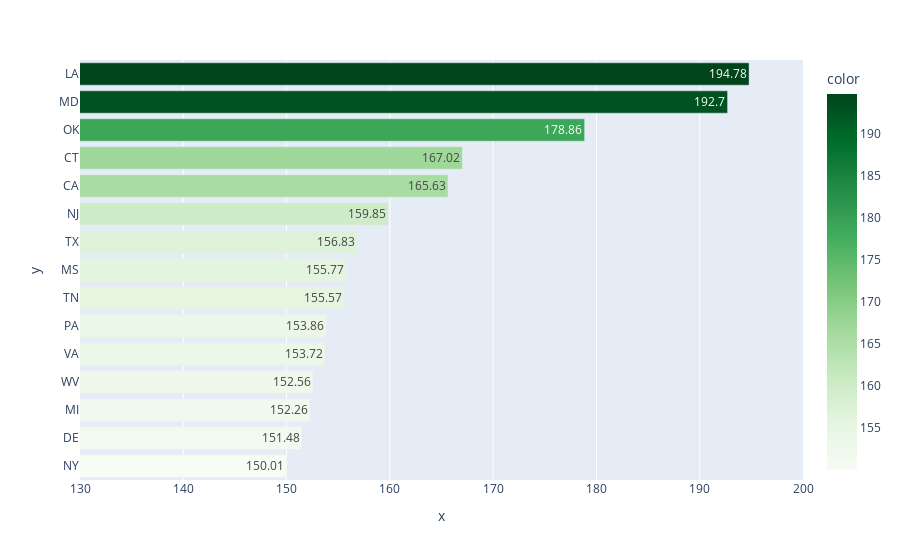

Notebook code cell kept with this figure:
### Code cell
tempdf = df.sort_values(by=['Losses incurred by insurance companies for collisions per insured driver ($)'], ascending=True)


fig = px.bar(
    x=tempdf['Losses incurred by insurance companies for collisions per insured driver ($)'].tail(15).astype(float),
    y=tempdf['State'].tail(15),
    orientation='h',
    text_auto=True,
    color_continuous_scale='greens',
    color=tempdf['Losses incurred by insurance companies for collisions per insured driver ($)'].tail(15).astype(float)
)

fig.update_xaxes(range=[130,200])

fig.write_image('./img/loss_bar.svg')
fig.show()

### Figure 1 — Plotly figure (JSON) as saved in the notebook; plotly's stock layout.template omitted (floating-point values rounded to 4 significant figures)
{"data": [{"alignmentgroup": "True", "hovertemplate": "x=%{x}<br>y=%{y}<br>color=%{marker.color}<extra></extra>", "legendgroup": "", "marker": {"color": [150.0, 151.5, 152.3, 152.6, 153.7, 153.9, 155.6, 155.8, 156.8, 159.8, 165.6, 167.0, 178.9, 192.7, 194.8], "coloraxis": "coloraxis", "pattern": {"shape": ""}}, "name": "", "offsetgroup": "", "orientation": "h", "showlegend": false, "textposition": "auto", "texttemplate": "%{x}", "type": "bar", "x": [150.0, 151.5, 152.3, 152.6, 153.7, 153.9, 155.6, 155.8, 156.8, 159.8, 165.6, 167.0, 178.9, 192.7, 194.8], "xaxis": "x", "y": ["NY", "DE", "MI", "WV", "VA", "PA", "TN", "MS", "TX", "NJ", "CA", "CT", "OK", "MD", "LA"], "yaxis": "y"}], "layout": {"barmode": "relative", "coloraxis": {"colorbar": {"title": {"text": "color"}}, "colorscale": [[0, "rgb(247,252,245)"], [0.125, "rgb(229,245,224)"], [0.25, "rgb(199,233,192)"], [0.375, "rgb(161,217,155)"], [0.5, "rgb(116,196,118)"], [0.625, "rgb(65,171,93)"], [0.75, "rgb(35,139,69)"], [0.875, "rgb(0,109,44)"], [1, "rgb(0,68,27)"]]}, "legend": {"tracegroupgap": 0}, "margin": {"t": 60}, "xaxis": {"anchor": "y", "domain": [0, 1], "range": [130, 200], "title": {"text": "x"}}, "yaxis": {"anchor": "x", "domain": [0, 1], "title": {"text": "y"}}}}
